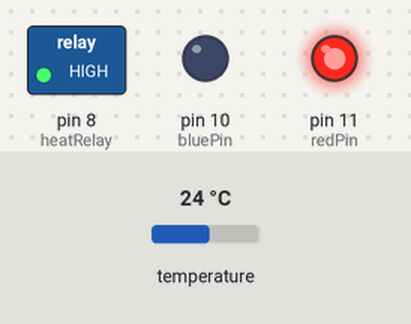
A sketch run on a simulated Arduino Uno, built with avr-gcc and run on an emulated ATmega328P. Shown: switched loads named in the sketch (green lamp = pin HIGH), output pins drawn as LEDs (lit = HIGH). The inputs (shaded band) are chosen by the test bench; at power-on: temperature 24 °C. What the sketch prints to the serial monitor is not drawn.

Above: at 1.5 s.
1.6 s: temperature set to 36.5 °C
4.7 s: temperature set to 37.6 °C
At 7.3 s:
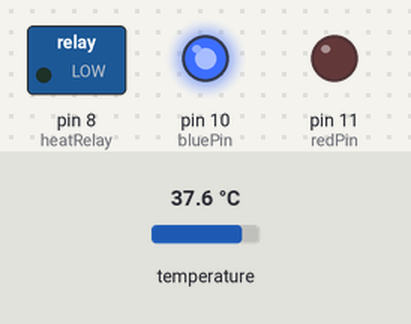
7.8 s: temperature set to 12 °C
At 10.2 s:
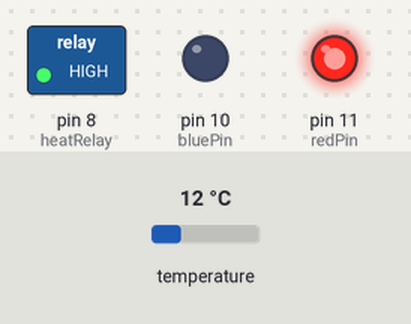
10.6 s: temperature set to 41 °C
At 13.2 s:
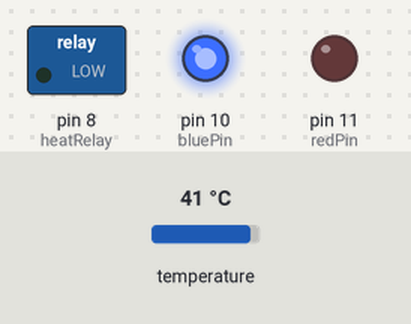
Timing chart, 0 to 14.4 s (numbered marks = the images above; inputs shaded):
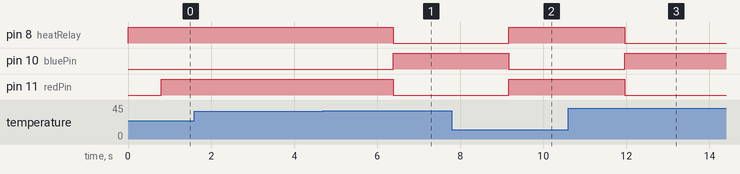

Measured:
- the behaviour switches between 36.9 and 37 °C on temperature (found by bisection; images 0 and 1)
- after the input at 1.6 s, every drawn part: stays the same
- after the input at 4.7 s, pin 8 (heatRelay), pin 11 (redPin): HIGH → LOW after 1.7 s; pin 10 (bluePin): LOW → HIGH after 1.7 s
- after the input at 7.8 s, pin 8 (heatRelay), pin 11 (redPin): LOW → HIGH after 1.4 s; pin 10 (bluePin): HIGH → LOW after 1.4 s
- after the input at 10.6 s, pin 8 (heatRelay), pin 11 (redPin): HIGH → LOW after 1.4 s; pin 10 (bluePin): LOW → HIGH after 1.4 s

The sketch:

sketch_jan12a.ino
```cpp
// Output
int bluePin = 10; // Blue LED, connected to digital pin 11
int redPin = 11; // Red LED, connected to digital pin 9

int heatRelay = 8; // heating coil relay is connected to digital pin 8


// Include the libraries we need
#include <OneWire.h>
#include <DallasTemperature.h>

// Data wire is plugged into port 2 on the Arduino
#define ONE_WIRE_BUS 13
#define ONE_WIRE_BUS 12
#define ONE_WIRE_BUS 9

// Setup a oneWire instance to communicate with any OneWire devices (not just Maxim/Dallas temperature ICs)
OneWire oneWire(ONE_WIRE_BUS);

// Pass our oneWire reference to Dallas Temperature.
DallasTemperature sensors(&oneWire);

/*
 * The setup function. We only start the sensors here
 */
void setup(void)
{
 pinMode(redPin, OUTPUT); // sets the pins as output
 pinMode(bluePin, OUTPUT);
 pinMode(heatRelay, OUTPUT);
 digitalWrite(heatRelay, HIGH); // sets heat coil relay to off (active low)
  // start serial port
  Serial.begin(9600);
  Serial.println("Dallas Temperature IC Control Library Demo");

  // Start up the library
  sensors.begin();
}

/*
 * Main function, get and show the temperature
 */
void loop(void)
{
  // call sensors.requestTemperatures() to issue a global temperature
  // request to all devices on the bus
  Serial.print("Requesting temperatures...");
  sensors.requestTemperatures(); // Send the command to get temperatures
  Serial.println("DONE");
  // After we got the temperatures, we can print them here.
  // We use the function ByIndex, and as an example get the temperature from the first sensor only.
  float tempA = sensors.getTempCByIndex(0);
  float tempD = sensors.getTempCByIndex(0);
  float tempE = sensors.getTempCByIndex(0);
  float tempC = (tempA+tempD+tempE)/3;

  // Check if reading was successful
    Serial.print("Average temperature is: ");
    Serial.println(tempC);


  if (tempC < 37) // cold phase of fades
      {
        digitalWrite(redPin, HIGH);
        digitalWrite(bluePin, LOW);
        digitalWrite(heatRelay, HIGH); // activate heat (active low)
        delay(2000); // wait
      }
else
// warm phase of fades
      {
      digitalWrite(bluePin, HIGH);
      digitalWrite(redPin, LOW);
      digitalWrite(heatRelay, LOW); // deactivate heat (active low)
      delay(2000); // wait

      }

}
```
